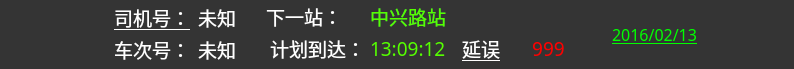
   <widget class="QFrame" name="frame_top">
    <property name="geometry">
     <rect>
      <x>2</x>
      <y>1</y>
      <width>794</width>
      <height>69</height>
     </rect>
    </property>
    <property name="palette">
     <palette>
      <active>
       <colorrole role="WindowText">
        <brush brushstyle="SolidPattern">
         <color alpha="255">
          <red>255</red>
          <green>255</green>
          <blue>255</blue>
         </color>
        </brush>
       </colorrole>
       <colorrole role="Button">
        <brush brushstyle="SolidPattern">
         <color alpha="255">
          <red>52</red>
          <green>52</green>
          <blue>52</blue>
         </color>
        </brush>
       </colorrole>
       <colorrole role="Light">
        <brush brushstyle="SolidPattern">
         <color alpha="255">
          <red>78</red>
          <green>78</green>
          <blue>78</blue>
         </color>
        </brush>
       </colorrole>
       <colorrole role="Midlight">
        <brush brushstyle="SolidPattern">
         <color alpha="255">
          <red>65</red>
          <green>65</green>
          <blue>65</blue>
         </color>
        </brush>
       </colorrole>
       <colorrole role="Dark">
        <brush brushstyle="SolidPattern">
         <color alpha="255">
          <red>26</red>
          <green>26</green>
          <blue>26</blue>
         </color>
        </brush>
       </colorrole>
       <colorrole role="Mid">
        <brush brushstyle="SolidPattern">
         <color alpha="255">
          <red>34</red>
          <green>34</green>
          <blue>34</blue>
         </color>
        </brush>
       </colorrole>
       <colorrole role="Text">
        <brush brushstyle="SolidPattern">
         <color alpha="255">
          <red>255</red>
          <green>255</green>
          <blue>255</blue>
         </color>
        </brush>
       </colorrole>
       <colorrole role="BrightText">
        <brush brushstyle="SolidPattern">
         <color alpha="255">
          <red>255</red>
          <green>255</green>
          <blue>255</blue>
         </color>
        </brush>
       </colorrole>
       <colorrole role="ButtonText">
        <brush brushstyle="SolidPattern">
         <color alpha="255">
          <red>255</red>
          <green>255</green>
          <blue>255</blue>
         </color>
        </brush>
       </colorrole>
       <colorrole role="Base">
        <brush brushstyle="SolidPattern">
         <color alpha="255">
          <red>0</red>
          <green>0</green>
          <blue>0</blue>
         </color>
        </brush>
       </colorrole>
       <colorrole role="Window">
        <brush brushstyle="SolidPattern">
         <color alpha="255">
          <red>52</red>
          <green>52</green>
          <blue>52</blue>
         </color>
        </brush>
       </colorrole>
       <colorrole role="Shadow">
        <brush brushstyle="SolidPattern">
         <color alpha="255">
          <red>0</red>
          <green>0</green>
          <blue>0</blue>
         </color>
        </brush>
       </colorrole>
       <colorrole role="AlternateBase">
        <brush brushstyle="SolidPattern">
         <color alpha="255">
          <red>26</red>
          <green>26</green>
          <blue>26</blue>
         </color>
        </brush>
       </colorrole>
       <colorrole role="ToolTipBase">
        <brush brushstyle="SolidPattern">
         <color alpha="255">
          <red>255</red>
          <green>255</green>
          <blue>220</blue>
         </color>
        </brush>
       </colorrole>
       <colorrole role="ToolTipText">
        <brush brushstyle="SolidPattern">
         <color alpha="255">
          <red>0</red>
          <green>0</green>
          <blue>0</blue>
         </color>
        </brush>
       </colorrole>
      </active>
      <inactive>
       <colorrole role="WindowText">
        <brush brushstyle="SolidPattern">
         <color alpha="255">
          <red>255</red>
          <green>255</green>
          <blue>255</blue>
         </color>
        </brush>
       </colorrole>
       <colorrole role="Button">
        <brush brushstyle="SolidPattern">
         <color alpha="255">
          <red>52</red>
          <green>52</green>
          <blue>52</blue>
         </color>
        </brush>
       </colorrole>
       <colorrole role="Light">
        <brush brushstyle="SolidPattern">
         <color alpha="255">
          <red>78</red>
          <green>78</green>
          <blue>78</blue>
         </color>
        </brush>
       </colorrole>
       <colorrole role="Midlight">
        <brush brushstyle="SolidPattern">
         <color alpha="255">
          <red>65</red>
          <green>65</green>
          <blue>65</blue>
         </color>
        </brush>
       </colorrole>
       <colorrole role="Dark">
        <brush brushstyle="SolidPattern">
         <color alpha="255">
          <red>26</red>
          <green>26</green>
          <blue>26</blue>
         </color>
        </brush>
       </colorrole>
       <colorrole role="Mid">
        <brush brushstyle="SolidPattern">
         <color alpha="255">
          <red>34</red>
          <green>34</green>
          <blue>34</blue>
         </color>
        </brush>
       </colorrole>
       <colorrole role="Text">
        <brush brushstyle="SolidPattern">
         <color alpha="255">
          <red>255</red>
          <green>255</green>
          <blue>255</blue>
         </color>
        </brush>
       </colorrole>
       <colorrole role="BrightText">
        <brush brushstyle="SolidPattern">
         <color alpha="255">
          <red>255</red>
          <green>255</green>
          <blue>255</blue>
         </color>
        </brush>
       </colorrole>
       <colorrole role="ButtonText">
        <brush brushstyle="SolidPattern">
         <color alpha="255">
          <red>255</red>
          <green>255</green>
          <blue>255</blue>
         </color>
        </brush>
       </colorrole>
       <colorrole role="Base">
        <brush brushstyle="SolidPattern">
         <color alpha="255">
          <red>0</red>
          <green>0</green>
          <blue>0</blue>
         </color>
        </brush>
       </colorrole>
       <colorrole role="Window">
        <brush brushstyle="SolidPattern">
         <color alpha="255">
          <red>52</red>
          <green>52</green>
          <blue>52</blue>
         </color>
        </brush>
       </colorrole>
       <colorrole role="Shadow">
        <brush brushstyle="SolidPattern">
         <color alpha="255">
          <red>0</red>
          <green>0</green>
          <blue>0</blue>
         </color>
        </brush>
       </colorrole>
       <colorrole role="AlternateBase">
        <brush brushstyle="SolidPattern">
         <color alpha="255">
          <red>26</red>
          <green>26</green>
          <blue>26</blue>
         </color>
        </brush>
       </colorrole>
       <colorrole role="ToolTipBase">
        <brush brushstyle="SolidPattern">
         <color alpha="255">
          <red>255</red>
          <green>255</green>
          <blue>220</blue>
         </color>
        </brush>
       </colorrole>
       <colorrole role="ToolTipText">
        <brush brushstyle="SolidPattern">
         <color alpha="255">
          <red>0</red>
          <green>0</green>
          <blue>0</blue>
         </color>
        </brush>
       </colorrole>
      </inactive>
      <disabled>
       <colorrole role="WindowText">
        <brush brushstyle="SolidPattern">
         <color alpha="255">
          <red>26</red>
          <green>26</green>
          <blue>26</blue>
         </color>
        </brush>
       </colorrole>
       <colorrole role="Button">
        <brush brushstyle="SolidPattern">
         <color alpha="255">
          <red>52</red>
          <green>52</green>
          <blue>52</blue>
         </color>
        </brush>
       </colorrole>
       <colorrole role="Light">
        <brush brushstyle="SolidPattern">
         <color alpha="255">
          <red>78</red>
          <green>78</green>
          <blue>78</blue>
         </color>
        </brush>
       </colorrole>
       <colorrole role="Midlight">
        <brush brushstyle="SolidPattern">
         <color alpha="255">
          <red>65</red>
          <green>65</green>
          <blue>65</blue>
         </color>
        </brush>
       </colorrole>
       <colorrole role="Dark">
        <brush brushstyle="SolidPattern">
         <color alpha="255">
          <red>26</red>
          <green>26</green>
          <blue>26</blue>
         </color>
        </brush>
       </colorrole>
       <colorrole role="Mid">
        <brush brushstyle="SolidPattern">
         <color alpha="255">
          <red>34</red>
          <green>34</green>
          <blue>34</blue>
         </color>
        </brush>
       </colorrole>
       <colorrole role="Text">
        <brush brushstyle="SolidPattern">
         <color alpha="255">
          <red>26</red>
          <green>26</green>
          <blue>26</blue>
         </color>
        </brush>
       </colorrole>
       <colorrole role="BrightText">
        <brush brushstyle="SolidPattern">
         <color alpha="255">
          <red>255</red>
          <green>255</green>
          <blue>255</blue>
         </color>
        </brush>
       </colorrole>
       <colorrole role="ButtonText">
        <brush brushstyle="SolidPattern">
         <color alpha="255">
          <red>26</red>
          <green>26</green>
          <blue>26</blue>
         </color>
        </brush>
       </colorrole>
       <colorrole role="Base">
        <brush brushstyle="SolidPattern">
         <color alpha="255">
          <red>52</red>
          <green>52</green>
          <blue>52</blue>
         </color>
        </brush>
       </colorrole>
       <colorrole role="Window">
        <brush brushstyle="SolidPattern">
         <color alpha="255">
          <red>52</red>
          <green>52</green>
          <blue>52</blue>
         </color>
        </brush>
       </colorrole>
       <colorrole role="Shadow">
        <brush brushstyle="SolidPattern">
         <color alpha="255">
          <red>0</red>
          <green>0</green>
          <blue>0</blue>
         </color>
        </brush>
       </colorrole>
       <colorrole role="AlternateBase">
        <brush brushstyle="SolidPattern">
         <color alpha="255">
          <red>52</red>
          <green>52</green>
          <blue>52</blue>
         </color>
        </brush>
       </colorrole>
       <colorrole role="ToolTipBase">
        <brush brushstyle="SolidPattern">
         <color alpha="255">
          <red>255</red>
          <green>255</green>
          <blue>220</blue>
         </color>
        </brush>
       </colorrole>
       <colorrole role="ToolTipText">
        <brush brushstyle="SolidPattern">
         <color alpha="255">
          <red>0</red>
          <green>0</green>
          <blue>0</blue>
         </color>
        </brush>
       </colorrole>
      </disabled>
     </palette>
    </property>
    <property name="autoFillBackground">
     <bool>true</bool>
    </property>
    <property name="frameShape">
     <enum>QFrame::Panel</enum>
    </property>
    <property name="frameShadow">
     <enum>QFrame::Plain</enum>
    </property>
    <property name="lineWidth">
     <number>0</number>
    </property>
    <widget class="QLabel" name="pic_namelogo">
     <property name="geometry">
      <rect>
       <x>4</x>
       <y>8</y>
       <width>48</width>
       <height>48</height>
      </rect>
     </property>
     <property name="text">
      <string/>
     </property>
     <property name="pixmap">
      <pixmap>res/Casco_Logo_48.png</pixmap>
     </property>
     <property name="scaledContents">
      <bool>true</bool>
     </property>
     <property name="wordWrap">
      <bool>false</bool>
     </property>
    </widget>
    <widget class="QLabel" name="lbl_namedriverid">
     <property name="geometry">
      <rect>
       <x>114</x>
       <y>2</y>
       <width>77</width>
       <height>31</height>
      </rect>
     </property>
     <property name="font">
      <font>
       <family>微软雅黑</family>
       <pointsize>14</pointsize>
       <underline>true</underline>
      </font>
     </property>
     <property name="text">
      <string>司机号：</string>
     </property>
     <property name="scaledContents">
      <bool>false</bool>
     </property>
    </widget>
    <widget class="QLabel" name="lbl_nameserviceid">
     <property name="geometry">
      <rect>
       <x>114</x>
       <y>34</y>
       <width>75</width>
       <height>31</height>
      </rect>
     </property>
     <property name="font">
      <font>
       <family>微软雅黑</family>
       <pointsize>14</pointsize>
      </font>
     </property>
     <property name="text">
      <string>车次号：</string>
     </property>
     <property name="scaledContents">
      <bool>false</bool>
     </property>
    </widget>
    <widget class="QLabel" name="lbl_serviceid">
     <property name="geometry">
      <rect>
       <x>198</x>
       <y>34</y>
       <width>65</width>
       <height>31</height>
      </rect>
     </property>
     <property name="font">
      <font>
       <family>Sans</family>
       <pointsize>14</pointsize>
      </font>
     </property>
     <property name="text">
      <string>未知</string>
     </property>
     <property name="scaledContents">
      <bool>false</bool>
     </property>
    </widget>
    <widget class="QLabel" name="pic_key">
     <property name="geometry">
      <rect>
       <x>60</x>
       <y>8</y>
       <width>48</width>
       <height>48</height>
      </rect>
     </property>
     <property name="text">
      <string/>
     </property>
     <property name="pixmap">
      <pixmap>res/key.png</pixmap>
     </property>
     <property name="scaledContents">
      <bool>true</bool>
     </property>
     <property name="wordWrap">
      <bool>false</bool>
     </property>
    </widget>
    <widget class="QLabel" name="lbl_driverid">
     <property name="geometry">
      <rect>
       <x>198</x>
       <y>2</y>
       <width>67</width>
       <height>31</height>
      </rect>
     </property>
     <property name="font">
      <font>
       <family>微软雅黑</family>
       <pointsize>14</pointsize>
      </font>
     </property>
     <property name="text">
      <string>未知</string>
     </property>
     <property name="scaledContents">
      <bool>false</bool>
     </property>
    </widget>
    <widget class="QLabel" name="lbl_date">
     <property name="geometry">
      <rect>
       <x>586</x>
       <y>6</y>
       <width>137</width>
       <height>57</height>
      </rect>
     </property>
     <property name="palette">
      <palette>
       <active>
        <colorrole role="WindowText">
         <brush brushstyle="SolidPattern">
          <color alpha="255">
           <red>0</red>
           <green>255</green>
           <blue>0</blue>
          </color>
         </brush>
        </colorrole>
       </active>
       <inactive>
        <colorrole role="WindowText">
         <brush brushstyle="SolidPattern">
          <color alpha="255">
           <red>0</red>
           <green>255</green>
           <blue>0</blue>
          </color>
         </brush>
        </colorrole>
       </inactive>
       <disabled>
        <colorrole role="WindowText">
         <brush brushstyle="SolidPattern">
          <color alpha="255">
           <red>26</red>
           <green>26</green>
           <blue>26</blue>
          </color>
         </brush>
        </colorrole>
       </disabled>
      </palette>
     </property>
     <property name="font">
      <font>
       <family>Sans</family>
       <pointsize>12</pointsize>
       <underline>true</underline>
      </font>
     </property>
     <property name="text">
      <string>2016/02/13</string>
     </property>
     <property name="scaledContents">
      <bool>false</bool>
     </property>
     <property name="alignment">
      <set>Qt::AlignCenter</set>
     </property>
    </widget>
    <widget class="QLabel" name="lbl_nextstaid">
     <property name="geometry">
      <rect>
       <x>370</x>
       <y>0</y>
       <width>211</width>
       <height>32</height>
      </rect>
     </property>
     <property name="palette">
      <palette>
       <active>
        <colorrole role="WindowText">
         <brush brushstyle="SolidPattern">
          <color alpha="255">
           <red>85</red>
           <green>255</green>
           <blue>0</blue>
          </color>
         </brush>
        </colorrole>
       </active>
       <inactive>
        <colorrole role="WindowText">
         <brush brushstyle="SolidPattern">
          <color alpha="255">
           <red>85</red>
           <green>255</green>
           <blue>0</blue>
          </color>
         </brush>
        </colorrole>
       </inactive>
       <disabled>
        <colorrole role="WindowText">
         <brush brushstyle="SolidPattern">
          <color alpha="255">
           <red>25</red>
           <green>25</green>
           <blue>25</blue>
          </color>
         </brush>
        </colorrole>
       </disabled>
      </palette>
     </property>
     <property name="font">
      <font>
       <family>Sans</family>
       <pointsize>14</pointsize>
      </font>
     </property>
     <property name="text">
      <string>中兴路站</string>
     </property>
    </widget>
    <widget class="QLabel" name="lbl_namenextstaid">
     <property name="geometry">
      <rect>
       <x>266</x>
       <y>0</y>
       <width>74</width>
       <height>32</height>
      </rect>
     </property>
     <property name="palette">
      <palette>
       <active>
        <colorrole role="WindowText">
         <brush brushstyle="SolidPattern">
          <color alpha="255">
           <red>255</red>
           <green>255</green>
           <blue>255</blue>
          </color>
         </brush>
        </colorrole>
       </active>
       <inactive>
        <colorrole role="WindowText">
         <brush brushstyle="SolidPattern">
          <color alpha="255">
           <red>255</red>
           <green>255</green>
           <blue>255</blue>
          </color>
         </brush>
        </colorrole>
       </inactive>
       <disabled>
        <colorrole role="WindowText">
         <brush brushstyle="SolidPattern">
          <color alpha="255">
           <red>25</red>
           <green>25</green>
           <blue>25</blue>
          </color>
         </brush>
        </colorrole>
       </disabled>
      </palette>
     </property>
     <property name="font">
      <font>
       <family>微软雅黑</family>
       <pointsize>14</pointsize>
      </font>
     </property>
     <property name="text">
      <string>下一站：</string>
     </property>
    </widget>
    <widget class="QLabel" name="lbl_arrtime">
     <property name="geometry">
      <rect>
       <x>370</x>
       <y>32</y>
       <width>89</width>
       <height>32</height>
      </rect>
     </property>
     <property name="palette">
      <palette>
       <active>
        <colorrole role="WindowText">
         <brush brushstyle="SolidPattern">
          <color alpha="255">
           <red>85</red>
           <green>255</green>
           <blue>0</blue>
          </color>
         </brush>
        </colorrole>
       </active>
       <inactive>
        <colorrole role="WindowText">
         <brush brushstyle="SolidPattern">
          <color alpha="255">
           <red>85</red>
           <green>255</green>
           <blue>0</blue>
          </color>
         </brush>
        </colorrole>
       </inactive>
       <disabled>
        <colorrole role="WindowText">
         <brush brushstyle="SolidPattern">
          <color alpha="255">
           <red>25</red>
           <green>25</green>
           <blue>25</blue>
          </color>
         </brush>
        </colorrole>
       </disabled>
      </palette>
     </property>
     <property name="font">
      <font>
       <family>Sans</family>
       <pointsize>14</pointsize>
      </font>
     </property>
     <property name="text">
      <string>13:09:12</string>
     </property>
    </widget>
    <widget class="QLabel" name="lbl_namearrtime">
     <property name="geometry">
      <rect>
       <x>270</x>
       <y>32</y>
       <width>97</width>
       <height>32</height>
      </rect>
     </property>
     <property name="palette">
      <palette>
       <active>
        <colorrole role="WindowText">
         <brush brushstyle="SolidPattern">
          <color alpha="255">
           <red>255</red>
           <green>255</green>
           <blue>255</blue>
          </color>
         </brush>
        </colorrole>
       </active>
       <inactive>
        <colorrole role="WindowText">
         <brush brushstyle="SolidPattern">
          <color alpha="255">
           <red>255</red>
           <green>255</green>
           <blue>255</blue>
          </color>
         </brush>
        </colorrole>
       </inactive>
       <disabled>
        <colorrole role="WindowText">
         <brush brushstyle="SolidPattern">
          <color alpha="255">
           <red>25</red>
           <green>25</green>
           <blue>25</blue>
          </color>
         </brush>
        </colorrole>
       </disabled>
      </palette>
     </property>
     <property name="font">
      <font>
       <family>微软雅黑</family>
       <pointsize>14</pointsize>
       <underline>false</underline>
      </font>
     </property>
     <property name="text">
      <string>计划到达：</string>
     </property>
    </widget>
    <widget class="QLabel" name="lbl_namedelay">
     <property name="geometry">
      <rect>
       <x>462</x>
       <y>32</y>
       <width>45</width>
       <height>32</height>
      </rect>
     </property>
     <property name="palette">
      <palette>
       <active>
        <colorrole role="WindowText">
         <brush brushstyle="SolidPattern">
          <color alpha="255">
           <red>255</red>
           <green>255</green>
           <blue>255</blue>
          </color>
         </brush>
        </colorrole>
       </active>
       <inactive>
        <colorrole role="WindowText">
         <brush brushstyle="SolidPattern">
          <color alpha="255">
           <red>255</red>
           <green>255</green>
           <blue>255</blue>
          </color>
         </brush>
        </colorrole>
       </inactive>
       <disabled>
        <colorrole role="WindowText">
         <brush brushstyle="SolidPattern">
          <color alpha="255">
           <red>25</red>
           <green>25</green>
           <blue>25</blue>
          </color>
         </brush>
        </colorrole>
       </disabled>
      </palette>
     </property>
     <property name="font">
      <font>
       <family>微软雅黑</family>
       <pointsize>14</pointsize>
       <underline>true</underline>
      </font>
     </property>
     <property name="text">
      <string>延误</string>
     </property>
    </widget>
    <widget class="QLabel" name="lbl_delay">
     <property name="geometry">
      <rect>
       <x>504</x>
       <y>32</y>
       <width>89</width>
       <height>32</height>
      </rect>
     </property>
     <property name="palette">
      <palette>
       <active>
        <colorrole role="WindowText">
         <brush brushstyle="SolidPattern">
          <color alpha="255">
           <red>255</red>
           <green>0</green>
           <blue>0</blue>
          </color>
         </brush>
        </colorrole>
       </active>
       <inactive>
        <colorrole role="WindowText">
         <brush brushstyle="SolidPattern">
          <color alpha="255">
           <red>255</red>
           <green>0</green>
           <blue>0</blue>
          </color>
         </brush>
        </colorrole>
       </inactive>
       <disabled>
        <colorrole role="WindowText">
         <brush brushstyle="SolidPattern">
          <color alpha="255">
           <red>25</red>
           <green>25</green>
           <blue>25</blue>
          </color>
         </brush>
        </colorrole>
       </disabled>
      </palette>
     </property>
     <property name="font">
      <font>
       <family>Sans</family>
       <pointsize>14</pointsize>
       <underline>false</underline>
      </font>
     </property>
     <property name="text">
      <string>999</string>
     </property>
     <property name="alignment">
      <set>Qt::AlignCenter</set>
     </property>
    </widget>
    <widget class="QLabel" name="btn_mute">
     <property name="geometry">
      <rect>
       <x>728</x>
       <y>2</y>
       <width>64</width>
       <height>64</height>
      </rect>
     </property>
     <property name="autoFillBackground">
      <bool>true</bool>
     </property>
     <property name="text">
      <string/>
     </property>
     <property name="pixmap">
      <pixmap>res/Sound.png</pixmap>
     </property>
     <property name="scaledContents">
      <bool>true</bool>
     </property>
     <property name="wordWrap">
      <bool>false</bool>
     </property>
    </widget>
   </widget>
